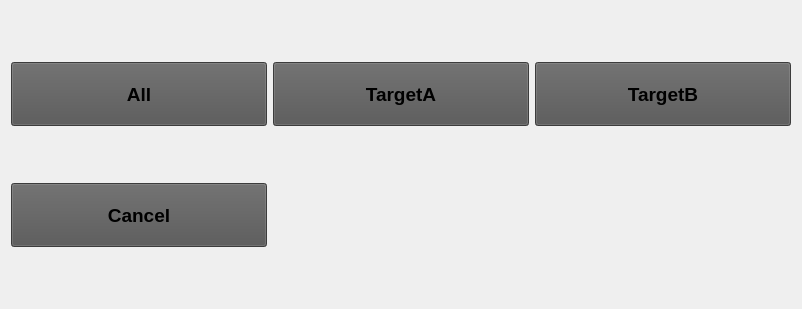
<?xml version="1.0" encoding="UTF-8"?>
<ui version="4.0">
 <class>TargetOptions</class>
 <widget class="QWidget" name="TargetOptions">
  <property name="geometry">
   <rect>
    <x>0</x>
    <y>0</y>
    <width>798</width>
    <height>309</height>
   </rect>
  </property>
  <property name="windowTitle">
   <string>Form</string>
  </property>
  <property name="styleSheet">
   <string notr="true">QPushButton {
	background-color: rgb(84, 84, 84);
}</string>
  </property>
  <layout class="QGridLayout" name="gridLayout">
   <item row="0" column="1">
    <widget class="QPushButton" name="targetAButton">
     <property name="minimumSize">
      <size>
       <width>256</width>
       <height>64</height>
      </size>
     </property>
     <property name="font">
      <font>
       <pointsize>14</pointsize>
       <weight>75</weight>
       <bold>true</bold>
      </font>
     </property>
     <property name="text">
      <string>TargetA</string>
     </property>
    </widget>
   </item>
   <item row="0" column="2">
    <widget class="QPushButton" name="targetBButton">
     <property name="minimumSize">
      <size>
       <width>256</width>
       <height>64</height>
      </size>
     </property>
     <property name="font">
      <font>
       <pointsize>14</pointsize>
       <weight>75</weight>
       <bold>true</bold>
      </font>
     </property>
     <property name="text">
      <string>TargetB</string>
     </property>
    </widget>
   </item>
   <item row="0" column="0">
    <widget class="QPushButton" name="allButton">
     <property name="minimumSize">
      <size>
       <width>256</width>
       <height>64</height>
      </size>
     </property>
     <property name="font">
      <font>
       <pointsize>14</pointsize>
       <weight>75</weight>
       <bold>true</bold>
      </font>
     </property>
     <property name="text">
      <string>All</string>
     </property>
    </widget>
   </item>
   <item row="1" column="0">
    <widget class="QPushButton" name="cancelButton">
     <property name="minimumSize">
      <size>
       <width>256</width>
       <height>64</height>
      </size>
     </property>
     <property name="font">
      <font>
       <pointsize>14</pointsize>
       <weight>75</weight>
       <bold>true</bold>
      </font>
     </property>
     <property name="text">
      <string>Cancel</string>
     </property>
    </widget>
   </item>
  </layout>
 </widget>
 <resources/>
 <connections/>
</ui>
